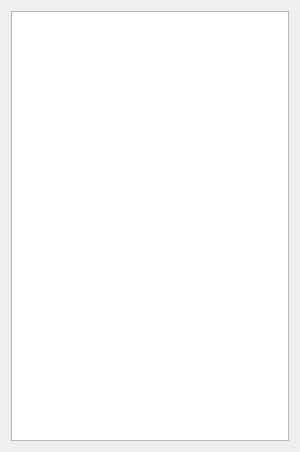
<?xml version="1.0" encoding="UTF-8"?>
<ui version="4.0">
 <class>Widget</class>
 <widget class="QWidget" name="Widget">
  <property name="geometry">
   <rect>
    <x>0</x>
    <y>0</y>
    <width>300</width>
    <height>452</height>
   </rect>
  </property>
  <property name="windowTitle">
   <string>Widget</string>
  </property>
  <layout class="QHBoxLayout" name="horizontalLayout">
   <item>
    <widget class="QGraphicsView" name="graphicsView"/>
   </item>
  </layout>
 </widget>
 <resources/>
 <connections/>
</ui>
